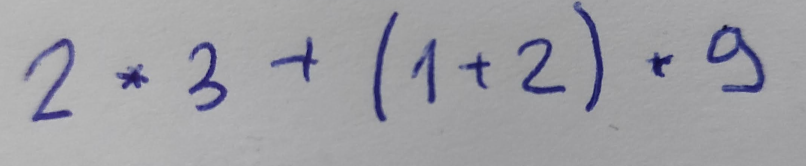
#> input picture data/example_1.jpg, 806 x 166 px; its folder holds only this picture in this run
$ python -i data_loader.py   (imports and definitions only)
#> lines starting #> are read from the running program, lines starting #| are printed output that depends on the picture; after the words box and inside, x2 and y2 are one past the last pixel; in counts of white or black regions, pixels touching at a corner belong together
import cv2
from imutils import contours
from matplotlib import pyplot as plt
import numpy as np
import os
import glob

class DataLoader():
    def __init__(self):
        pass

    def sort_and_get_boxes(self, contours, hierarchy):
        # x,y,w,h
        data = []

        for index, cnt in enumerate(contours):
            # If contour has parent other than main frame, skip it
            parent = hierarchy[0][index][3]
            if parent != 0:
                continue

            x,y,w,h = cv2.boundingRect(cnt)

            if w < 500 and w > 10:
                data.append((x,y,w,h))

        data = sorted(data, key=lambda x: x)

        return data

    def delete_existing_files(self):
        files = glob.glob("recognized_data/*")
        for f in files:
            os.remove(f)

    def prepare_input(self, image_path):
#> called with image_path = 'data/example_1.jpg'
        img = cv2.imread(image_path, 0)
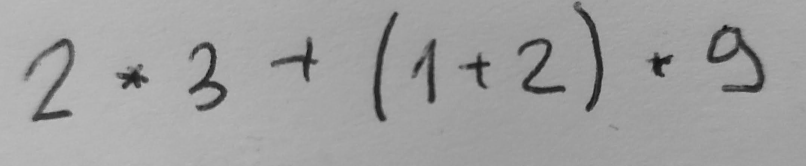
#> img: shape (166, 806); min 14, max 191, mean 160.1
        dim = (1000, 200)
        img = cv2.resize(img, dim, interpolation = cv2.INTER_AREA)
#> img: shape (200, 1000)

        ret,thresh = cv2.threshold(img,130,255,cv2.THRESH_BINARY)
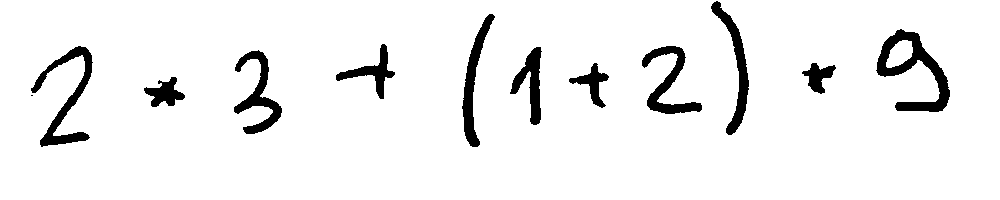
#> thresh: shape (200, 1000); 93.7% white; 12 black regions (1 under 20 px)
        plt.imshow(thresh,'gray')
        plt.show()

        contours, hierarchy = cv2.findContours(thresh,cv2.RETR_TREE,cv2.CHAIN_APPROX_SIMPLE)
#> contours = 14 contours, 1 with area under 20; largest, box (x1, y1, x2, y2) and area: (0, 0, 1000, 200) 198801, (875, 28, 951, 113) 2744, (30, 45, 94, 148) 1807, (233, 49, 283, 135) 1498, (710, 0, 750, 136) 1461

        data = self.sort_and_get_boxes(contours, hierarchy)
#> the loop in sort_and_get_boxes, `for index, cnt in enumerate(contours):` made 14 passes
#> (parent, x, y, w, h) on passes 2, 3, 4, 5, 6, 7, 8, 9, 10, 11, 13, 14: (0, 30, 94, 4, 3), (0, 143, 76, 43, 32), (0, 801, 62, 36, 33), (0, 568, 62, 42, 47), (0, 233, 49, 50, 86), (0, 509, 46, 34, 80), (0, 641, 45, 62, 70), (0, 30, 45, 64, 103), (0, 335, 43, 61, 57), (0, 875, 28, 76, 85), (0, 461, 13, 35, 135), (0, 710, 0, 40, 136)
#> (cnt, parent) on pass 1: ([[0, 0], [0, 199], [999, 199], [999, 0]], -1)
#> after the loop in sort_and_get_boxes, `for index, cnt in enumerate(contours):`: data = [(143, 76, 43, 32), (801, 62, 36, 33), (568, 62, 42, 47), (233, 49, 50, 86), (509, 46, 34, 80), (641, 45, 62, 70), (30, 45, 64, 103), (335, 43, 61, 57), (875, 28, 76, 85), (461, 13, 35, 135), (710, 0, 40, 136)]
#> in sort_and_get_boxes, `data = sorted(data, key=lambda x: x)`: data = [(30, 45, 64, 103), (143, 76, 43, 32), (233, 49, 50, 86), (335, 43, 61, 57), (461, 13, 35, 135), (509, 46, 34, 80), (568, 62, 42, 47), (641, 45, 62, 70), (710, 0, 40, 136), (801, 62, 36, 33), (875, 28, 76, 85)]

        self.delete_existing_files()
        i = 0
        for x,y,w,h in data:
            cv2.rectangle(img,(x,y),(x+w,y+h),(0,255,0),3)

            #save individual images
            cv2.imwrite("recognized_data/" + str(i)+".jpg",thresh[y:y+h,x:x+w])
            i=i+1
#> this loop made 11 passes
#> pass 1, in prepare_input, `cv2.imwrite("recognized_data/" + str(i)+".jpg",thresh[y:y+h,x:x+w])`:
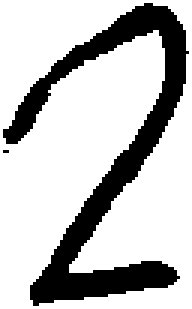
#> saved as 0.jpg: shape (103, 64) (shown 3 times larger); 75.5% white; 2 black regions (1 under 20 px), largest, box (x1, y1, x2, y2) and area: (1, 1, 63, 102) 1610
#> pass 2, in prepare_input, `cv2.imwrite("recognized_data/" + str(i)+".jpg",thresh[y:y+h,x:x+w])`:
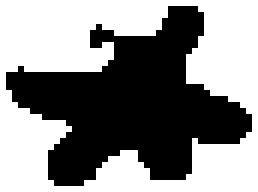
#> saved as 1.jpg: shape (32, 43) (shown 6 times larger); 54.3% white; 1 black region, box (x1, y1, x2, y2) and area: (1, 1, 42, 31) 629
#> after the loop:
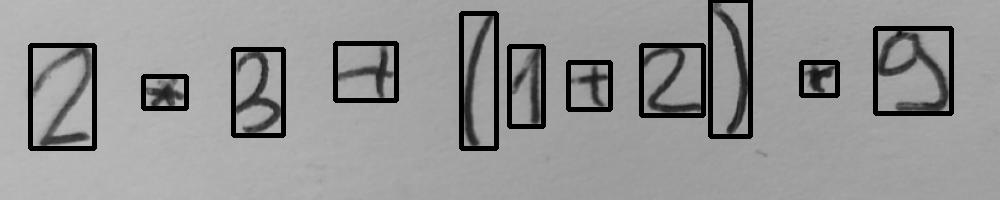
#> img: shape (200, 1000); min 0, max 188, mean 148.8
#> after the loop, i = 11
        plt.imshow(img,'gray')
        plt.show()

    def preprocess(self, img, dim = (32,32)):
        img = cv2.resize(img, dim, interpolation = cv2.INTER_AREA)
        return img

    def get_input(self):
        files = sorted(glob.glob("recognized_data/*"))
        input_data = []
        for f in files:
            input_data.append(self.preprocess(cv2.imread(f, 0)))

        return np.array(input_data)

    def load_data(self, data_folder):
        images = []
        labels = []

        files = glob.glob(data_folder + "*")
        for file in files:
            filename = int(file.split("/")[1].split(".")[0].split("_")[0])

            img = cv2.imread(file, 0)
            img = self.preprocess(img)

            images.append(img)
            labels.append(filename)

        images = np.array(images)
        labels = np.array(labels)
        return images, labels

>>> result = DataLoader().prepare_input('data/example_1.jpg')

$ run again, on data/example_10.jpg
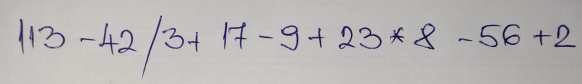
#> input picture data/example_10.jpg, 582 x 84 px
#> in prepare_input, `ret,thresh = cv2.threshold(img,130,255,cv2.THRESH_BINARY)`:
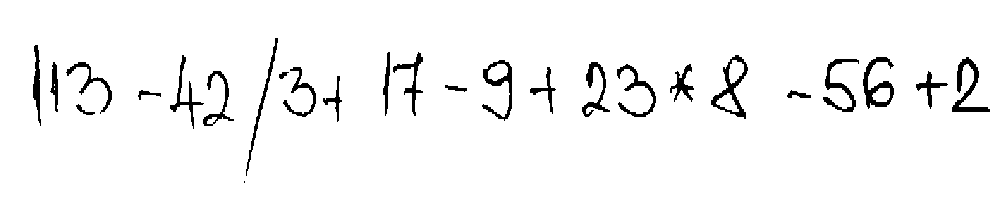
#> thresh: shape (200, 1000); 95.8% white; 26 black regions (1 under 20 px)
#> contours = 34 contours, 4 with area under 20; largest, box (x1, y1, x2, y2) and area: (0, 0, 1000, 200) 198801, (710, 54, 749, 120) 1212, (862, 56, 895, 110) 916, (481, 59, 513, 122) 892, (951, 56, 991, 113) 752
#> the loop in sort_and_get_boxes, `for index, cnt in enumerate(contours):` made 34 passes
#> (parent, x, y, w, h) on passes 2 to 9: (0, 243, 180, 3, 4), (0, 99, 111, 3, 4), (0, 75, 103, 21, 13), (0, 786, 89, 26, 10), (0, 137, 89, 25, 12), (0, 444, 84, 24, 9), (0, 322, 75, 21, 48), (0, 278, 71, 12, 9)
#> after the loop in sort_and_get_boxes, `for index, cnt in enumerate(contours):`: data = 22 items, first 6: (75, 103, 21, 13), (786, 89, 26, 10), (137, 89, 25, 12), (444, 84, 24, 9), (322, 75, 21, 48), (278, 71, 12, 9)
#> in sort_and_get_boxes, `data = sorted(data, key=lambda x: x)`: data = 22 items, first 6: (65, 61, 48, 52), (75, 103, 21, 13), (137, 89, 25, 12), (169, 54, 36, 76), (202, 70, 33, 57), (245, 37, 34, 140)
#> the loop in prepare_input, `for x,y,w,h in data:` made 22 passes
#> after the loop in prepare_input, `for x,y,w,h in data:`:
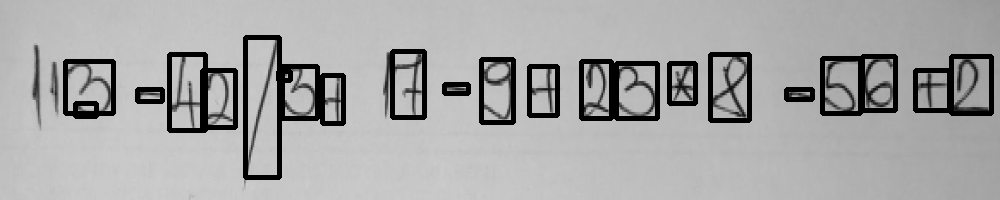
#> img: shape (200, 1000); min 0, max 207, mean 166.8
#> after the loop in prepare_input, `for x,y,w,h in data:`: i = 22

$ run again, on data/example_11.jpg
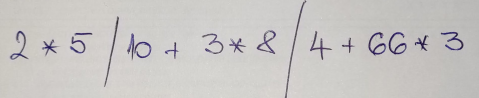
#> input picture data/example_11.jpg, 479 x 98 px
#> in prepare_input, `ret,thresh = cv2.threshold(img,130,255,cv2.THRESH_BINARY)`:
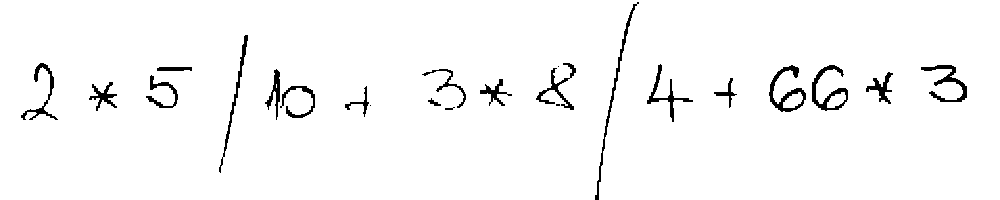
#> thresh: shape (200, 1000); 97.1% white; 23 black regions (4 under 20 px)
#> contours = 34 contours, 9 with area under 20; largest, box (x1, y1, x2, y2) and area: (0, 0, 1000, 200) 198097, (768, 64, 807, 113) 834, (811, 64, 849, 112) 794, (920, 64, 968, 103) 601, (646, 63, 694, 123) 502
#> the loop in sort_and_get_boxes, `for index, cnt in enumerate(contours):` made 34 passes
#> (parent, x, y, w, h) on passes 2, 3, 4, 5, 7, 8, 9, 10: (0, 218, 156, 6, 18), (0, 444, 107, 10, 4), (0, 452, 106, 4, 3), (0, 279, 105, 4, 4), (0, 555, 103, 6, 4), (0, 488, 101, 4, 6), (0, 20, 99, 39, 22), (0, 427, 97, 15, 10)
#> after the loop in sort_and_get_boxes, `for index, cnt in enumerate(contours):`: data = 20 items, first 6: (20, 99, 39, 22), (427, 97, 15, 10), (344, 85, 26, 33), (281, 85, 35, 34), (88, 81, 30, 31), (479, 78, 29, 29)
#> in sort_and_get_boxes, `data = sorted(data, key=lambda x: x)`: data = 20 items, first 6: (20, 99, 39, 22), (33, 62, 22, 39), (88, 81, 30, 31), (145, 74, 34, 35), (156, 66, 37, 6), (222, 34, 27, 124)
#> the loop in prepare_input, `for x,y,w,h in data:` made 20 passes
#> after the loop in prepare_input, `for x,y,w,h in data:`:
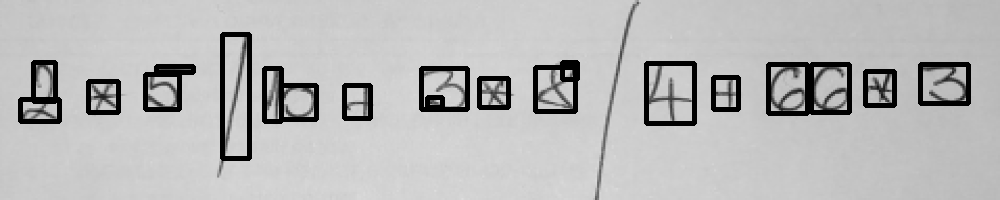
#> img: shape (200, 1000); min 0, max 221, mean 184.8
#> after the loop in prepare_input, `for x,y,w,h in data:`: i = 20

$ run again, on data/example_2.jpg
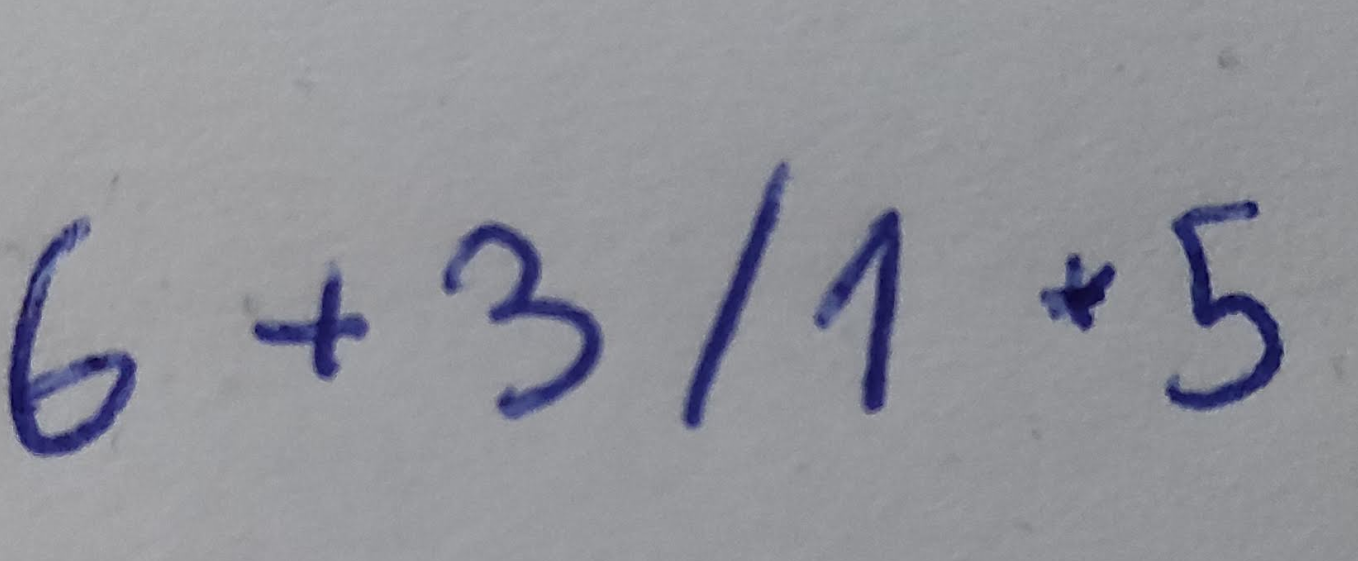
#> input picture data/example_2.jpg, 1358 x 561 px
#> in prepare_input, `ret,thresh = cv2.threshold(img,130,255,cv2.THRESH_BINARY)`:
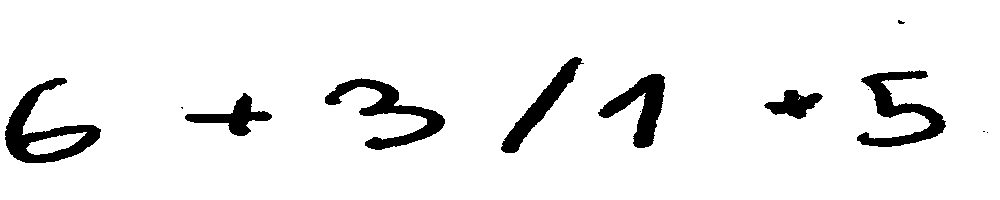
#> thresh: shape (200, 1000); 93.1% white; 13 black regions (6 under 20 px)
#> contours = 16 contours, 6 with area under 20; largest, box (x1, y1, x2, y2) and area: (0, 0, 1000, 200) 198801, (4, 77, 102, 164) 3704, (324, 77, 446, 151) 2744, (856, 69, 947, 148) 2669, (597, 73, 666, 149) 2190
#> the loop in sort_and_get_boxes, `for index, cnt in enumerate(contours):` made 16 passes
#> (parent, x, y, w, h) on passes 3, 5, 6, 7, 10, 11, 13, 14: (0, 982, 130, 4, 3), (0, 180, 106, 4, 4), (0, 184, 92, 89, 45), (0, 763, 89, 61, 31), (0, 324, 77, 122, 74), (0, 4, 77, 98, 87), (0, 597, 73, 69, 76), (0, 856, 69, 91, 79)
#> after the loop in sort_and_get_boxes, `for index, cnt in enumerate(contours):`: data = [(184, 92, 89, 45), (763, 89, 61, 31), (324, 77, 122, 74), (4, 77, 98, 87), (597, 73, 69, 76), (856, 69, 91, 79), (500, 56, 85, 98)]
#> in sort_and_get_boxes, `data = sorted(data, key=lambda x: x)`: data = [(4, 77, 98, 87), (184, 92, 89, 45), (324, 77, 122, 74), (500, 56, 85, 98), (597, 73, 69, 76), (763, 89, 61, 31), (856, 69, 91, 79)]
#> the loop in prepare_input, `for x,y,w,h in data:` made 7 passes
#> after the loop in prepare_input, `for x,y,w,h in data:`:
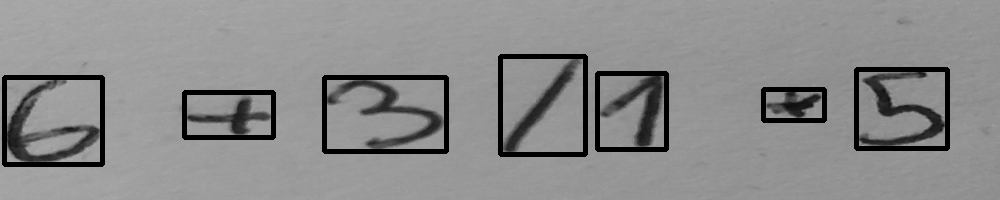
#> img: shape (200, 1000); min 0, max 172, mean 138.5
#> after the loop in prepare_input, `for x,y,w,h in data:`: i = 7
